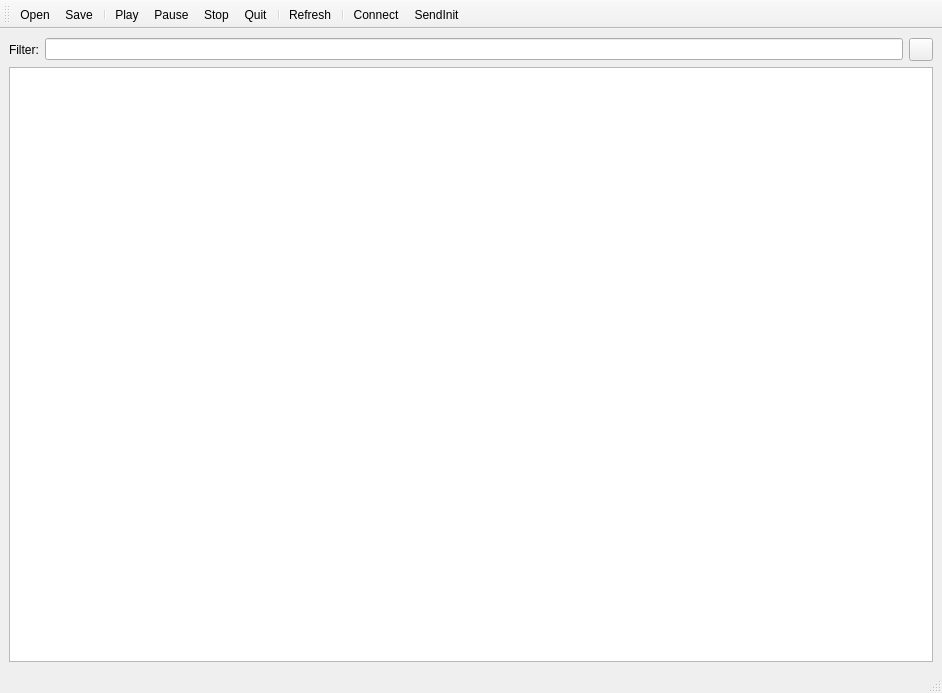
<?xml version="1.0" encoding="UTF-8"?>
<ui version="4.0">
 <class>MainWindow</class>
 <widget class="QMainWindow" name="MainWindow">
  <property name="geometry">
   <rect>
    <x>0</x>
    <y>0</y>
    <width>942</width>
    <height>693</height>
   </rect>
  </property>
  <property name="windowTitle">
   <string>Pyff</string>
  </property>
  <property name="windowIcon">
   <iconset resource="icons.qrc">
    <normaloff>:/icons/PyffLogoNeu.png</normaloff>:/icons/PyffLogoNeu.png</iconset>
  </property>
  <widget class="QWidget" name="centralwidget">
   <layout class="QVBoxLayout">
    <item>
     <layout class="QHBoxLayout">
      <item>
       <widget class="QLabel" name="label">
        <property name="text">
         <string>Filter:</string>
        </property>
       </widget>
      </item>
      <item>
       <widget class="QLineEdit" name="lineEdit">
        <property name="text">
         <string/>
        </property>
       </widget>
      </item>
      <item>
       <widget class="QToolButton" name="toolButton_clearFilter"/>
      </item>
     </layout>
    </item>
    <item>
     <widget class="QTableView" name="tableView">
      <property name="alternatingRowColors">
       <bool>true</bool>
      </property>
      <property name="selectionBehavior">
       <enum>QAbstractItemView::SelectRows</enum>
      </property>
      <property name="showGrid">
       <bool>false</bool>
      </property>
     </widget>
    </item>
   </layout>
  </widget>
  <widget class="QMenuBar" name="menubar">
   <property name="geometry">
    <rect>
     <x>0</x>
     <y>0</y>
     <width>942</width>
     <height>22</height>
    </rect>
   </property>
  </widget>
  <widget class="QStatusBar" name="statusbar"/>
  <widget class="QToolBar" name="toolBar">
   <property name="windowTitle">
    <string>toolBar</string>
   </property>
   <property name="toolButtonStyle">
    <enum>Qt::ToolButtonTextUnderIcon</enum>
   </property>
   <attribute name="toolBarArea">
    <enum>TopToolBarArea</enum>
   </attribute>
   <attribute name="toolBarBreak">
    <bool>false</bool>
   </attribute>
   <addaction name="actionOpen"/>
   <addaction name="actionSave"/>
   <addaction name="separator"/>
   <addaction name="actionPlay"/>
   <addaction name="actionPause"/>
   <addaction name="actionStop"/>
   <addaction name="actionQuit"/>
   <addaction name="separator"/>
   <addaction name="actionGet"/>
   <addaction name="separator"/>
   <addaction name="actionChangeFeedbackController"/>
   <addaction name="actionSendInit"/>
  </widget>
  <action name="actionOpen">
   <property name="icon">
    <iconset resource="icons.qrc">
     <normaloff>:/icons/open.png</normaloff>:/icons/open.png</iconset>
   </property>
   <property name="text">
    <string>&amp;Open...</string>
   </property>
   <property name="statusTip">
    <string>Open an Existing File</string>
   </property>
   <property name="shortcut">
    <string>Ctrl+O</string>
   </property>
  </action>
  <action name="actionSave">
   <property name="icon">
    <iconset resource="icons.qrc">
     <normaloff>:/icons/save.png</normaloff>:/icons/save.png</iconset>
   </property>
   <property name="text">
    <string>&amp;Save</string>
   </property>
   <property name="shortcut">
    <string>Ctrl+S</string>
   </property>
  </action>
  <action name="actionSaveAs">
   <property name="icon">
    <iconset resource="icons.qrc">
     <normaloff>:/icons/saveas.png</normaloff>:/icons/saveas.png</iconset>
   </property>
   <property name="text">
    <string>Save &amp;As...</string>
   </property>
   <property name="shortcut">
    <string>Ctrl+A</string>
   </property>
  </action>
  <action name="actionPlay">
   <property name="icon">
    <iconset resource="icons.qrc">
     <normaloff>:/icons/play.png</normaloff>:/icons/play.png</iconset>
   </property>
   <property name="text">
    <string>Play</string>
   </property>
  </action>
  <action name="actionPause">
   <property name="icon">
    <iconset resource="icons.qrc">
     <normaloff>:/icons/pause.png</normaloff>:/icons/pause.png</iconset>
   </property>
   <property name="text">
    <string>Pause</string>
   </property>
  </action>
  <action name="actionGet">
   <property name="icon">
    <iconset resource="icons.qrc">
     <normaloff>:/icons/get.png</normaloff>:/icons/get.png</iconset>
   </property>
   <property name="text">
    <string>Refresh</string>
   </property>
   <property name="toolTip">
    <string>Refresh varialbes from Feedback</string>
   </property>
  </action>
  <action name="actionSendInit">
   <property name="icon">
    <iconset resource="icons.qrc">
     <normaloff>:/icons/sendinit.png</normaloff>:/icons/sendinit.png</iconset>
   </property>
   <property name="text">
    <string>SendInit</string>
   </property>
  </action>
  <action name="actionSendAll">
   <property name="icon">
    <iconset resource="icons.qrc">
     <normaloff>:/icons/sendall.png</normaloff>:/icons/sendall.png</iconset>
   </property>
   <property name="text">
    <string>Send All</string>
   </property>
  </action>
  <action name="actionQuit">
   <property name="icon">
    <iconset resource="icons.qrc">
     <normaloff>:/icons/quit.png</normaloff>:/icons/quit.png</iconset>
   </property>
   <property name="text">
    <string>Quit</string>
   </property>
  </action>
  <action name="actionChangeFeedbackController">
   <property name="icon">
    <iconset resource="icons.qrc">
     <normaloff>:/icons/connect.png</normaloff>:/icons/connect.png</iconset>
   </property>
   <property name="text">
    <string>Connect</string>
   </property>
  </action>
  <action name="actionClearFilter">
   <property name="icon">
    <iconset resource="icons.qrc">
     <normaloff>:/icons/clear.png</normaloff>:/icons/clear.png</iconset>
   </property>
   <property name="text">
    <string>clearFilter</string>
   </property>
  </action>
  <action name="actionSendModified">
   <property name="icon">
    <iconset resource="icons.qrc">
     <normaloff>:/icons/sendmodified.png</normaloff>:/icons/sendmodified.png</iconset>
   </property>
   <property name="text">
    <string>Send Modified</string>
   </property>
  </action>
  <action name="actionStop">
   <property name="icon">
    <iconset resource="icons.qrc">
     <normaloff>:/icons/stop.png</normaloff>:/icons/stop.png</iconset>
   </property>
   <property name="text">
    <string>Stop</string>
   </property>
  </action>
 </widget>
 <resources>
  <include location="icons.qrc"/>
 </resources>
 <connections/>
</ui>
